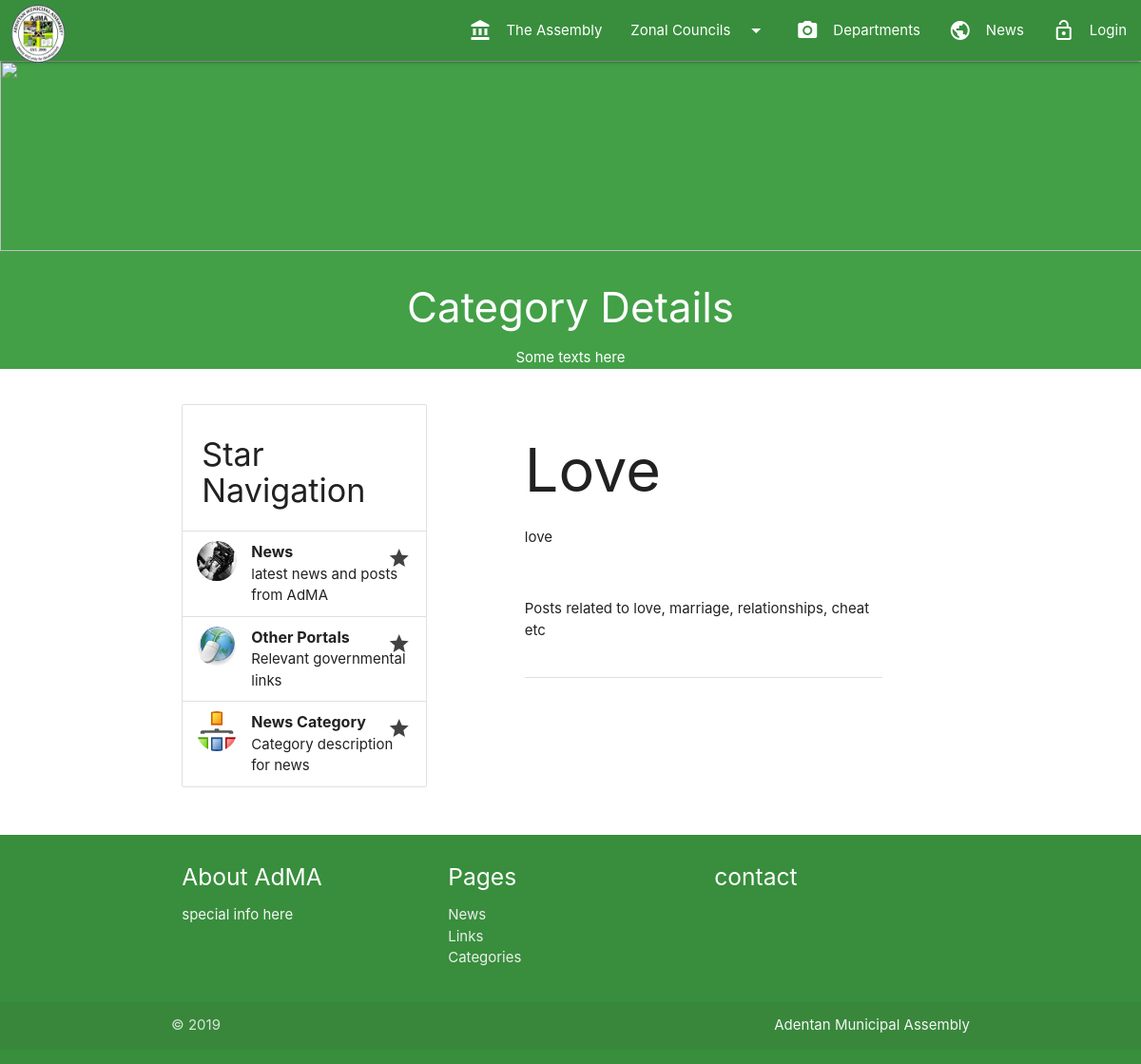
/categories/love/, run on the app's committed database.
### weblog/models.py (models this page shows, shortened)
class Category(models.Model):
    title = models.CharField(
        max_length=250, help_text='Maximum 250 characters.')
    slug = models.SlugField(
        unique=True, help_text="Suggested value automatically generated from title. Must be unique")
    description = models.TextField()
    class Meta:
        ordering = ['title']
        verbose_name_plural = "Categories"

### weblog/views.py (the view)
# urls.py: path('categories/<slug:slug>/', views.category_detail, name='categories'),
def category_detail(request, slug):
    category = get_object_or_404(Category, slug=slug)
    object_list = category.entry_set.all()
    context = {'category': category, 'object_list': object_list}
    return render(request, 'weblog/category_detail.html', context)

### templates/weblog/category_detail.html (shortened to what this page needs)
{% extends 'base.html' %}
{% load static %}
{% load i18n static %}
{% block body %}
{% block content %}
<div class="col s12 m12">
	<div class="white-text center" style="background-color: #43a047;">
		<img class="responsive-img" src="{% static 'img/projects/adma8.jpg' %}" style="width: 1800px; height: 200px;">
		<h3>{% block title%}Category Details{% endblock %}</h3>
		<p>Some texts here</p>
	</div>
</div>
<section class="section white lighten-4">
	<div class="container">
		<div class="row">
			<div class="col s12 m4">
				<ul class="collection with-header">
					<li class="collection-header"><h4>Star Navigation</h4></li>
					<li class="collection-item avatar">
						<img src="{% static 'img/collections/adma1.jpg' %}" alt="" class="circle">
					      <span class="title"><strong><b>News</b></strong></span>
					      <p>latest news and posts from AdMA</p>
						<a class="grey-text text-darken-3 secondary-content" href="{% url 'weblog:entries_index' %}"><i class="material-icons">grade</i></a>
					</li>
					<li class="collection-item avatar">
						<img src="{% static 'img/collections/adma2.png' %}" alt="" class="circle">
					      <span class="title"><strong><b>Other Portals</b></strong></span>
					      <p>Relevant governmental links</p>
						<a class="grey-text text-darken-3 secondary-content" href="{% url 'weblog:links' %}"><i class="material-icons">grade</i></a>
					</li>
					<li class="collection-item avatar">
						<img src="{% static 'img/collections/adma3.png' %}" alt="" class="circle">
						<span class="title"><strong><b>News Category</b></strong></span>
					      <p>Category description for news</p>
						<a class="grey-text text-darken-3 secondary-content" href="{% url 'weblog:categories' %}"><i class="material-icons">grade</i></a>
					</li>
				</ul>
			</div>
		<div class="col s12 m8">
	    <div class="container">
			<h1>{{ category.title }}</h1>
			<div class="text">
				<p>{{ category.slug }}</p><br>
				<p>{{ category.description }}</p><br>
			</div>
			<div class="divider"></div>
		</div>
	</div>
</section>
{% endblock %}
{% endblock %}

### data on the page
Category: title "Love", slug "love", description "Posts related to love, marriage, relationships, cheat etc"
